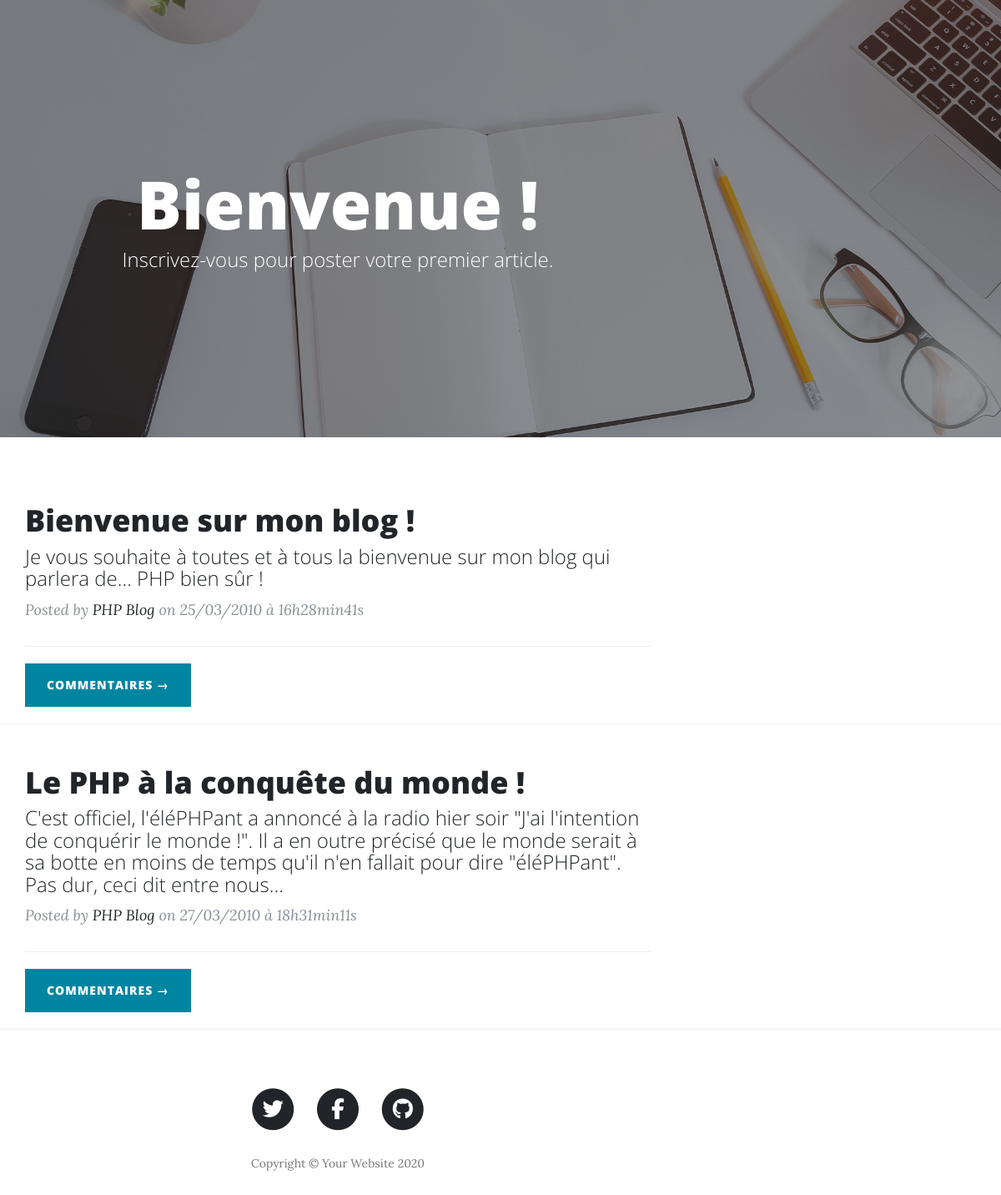
The page / on the database its author committed.
### tables this page shows
CREATE TABLE `billets` (
  `id` int(11) NOT NULL,
  `titre` varchar(255) NOT NULL,
  `contenu` text NOT NULL,
  `date_creation` datetime NOT NULL
);

### index.php (called while the page is built)
<?php
require_once('src/connect.php');
    require_once('head.php');
    include('navigation.php');
    include('page-header.php');
    include('posts.php');
    require_once('footer.php');
?>

### posts.php (the view, shortened to what this page needs)
<?php
$reponse = $bdd->query('SELECT id,titre, contenu, DATE_FORMAT(date_creation, \'%d/%m/%Y à %Hh%imin%ss\') AS date_creation_fr FROM billets ORDER BY ID  LIMIT 0,5');
while ($donnees = $reponse->fetch())
{
?>
 <div class="container">
    <div class="row">
      <div class="col-lg-8 col-md-10 mx-auto">
        <div class="post-preview">
          <a href="commentaires.php?billet=<?php echo $donnees['id']; ?>">
            <h2 class="post-title">
              <?php echo htmlspecialchars($donnees['titre']); ?>
            </h2>
            <h3 class="post-subtitle">
              <?php echo htmlspecialchars($donnees['contenu']); ?>
            </h3>
          </a>
          <p class="post-meta">Posted by
            <a href="#">PHP Blog</a>
            on <?php echo $donnees['date_creation_fr']; ?></p>
        </div>
        <hr>
 <div class="clearfix">
           <a class="btn btn-primary float-right" href="commentaires.php?billet=<?php echo $donnees['id']; ?>">Commentaires &rarr;</a>
         </div>
       </div>
     </div>
   </div>
   <hr>
<?php
}
?>

### rows shown on the page
billets: titre "Bienvenue sur mon blog !", contenu "Je vous souhaite à toutes et à tous la bienvenue sur mon blog qui parlera de... PHP bien sûr !", date_creation_fr "25/03/2010 à 16h28min41s"
billets: titre "Le PHP à la conquête du monde !", contenu "C'est officiel, l'éléPHPant a annoncé à la radio hier soir \"J'ai l'intention de conquérir le monde !\". Il a en outre précisé que le monde serait à sa botte en moins de temps qu'il n'en fallait pour dire \"éléPHPant\". Pas dur, ceci dit entre nous...", date_creation_fr "27/03/2010 à 18h31min11s"
